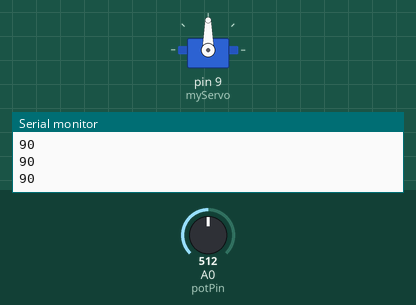
A sketch run on a simulated Arduino Mega 2560, built with avr-gcc and run on an emulated ATmega2560. Parts: servo, the last lines printed to the serial monitor. Inputs (shaded band) come from the test bench; at power-on: A0 (potPin) = 512.

Above: at 1.2 s.
1.3 s: A0 (potPin) set to 716
At 1.8 s:
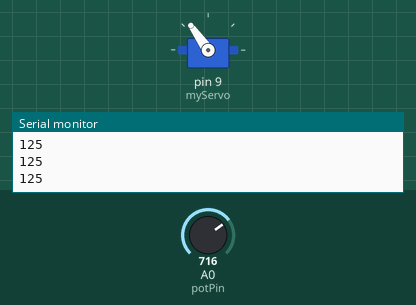
2.8 s: A0 (potPin) set to 900
At 3.9 s:
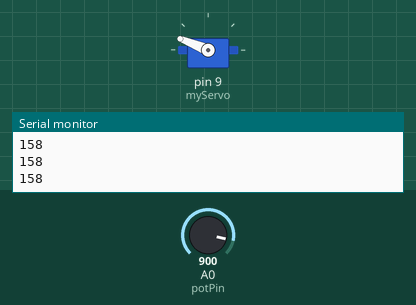
4.3 s: A0 (potPin) set to 1023
At 5.4 s:
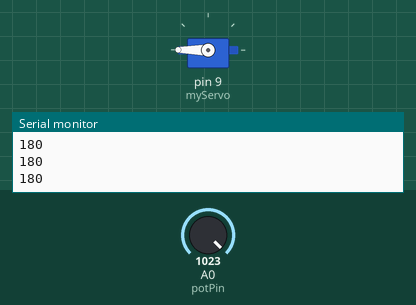
5.8 s: A0 (potPin) set to 306
At 6.4 s:
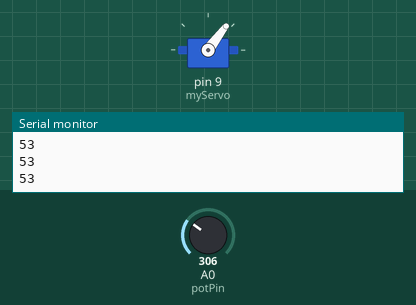
7.3 s: A0 (potPin) set to 122
At 7.7 s:
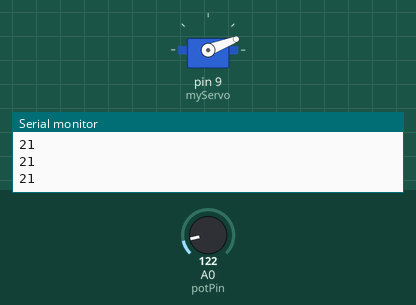
8.8 s: A0 (potPin) set to 0
At 9.7 s:
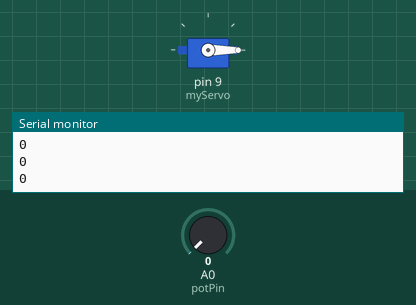
Timing chart, 0 to 11.3 s (numbered marks = the images above; inputs shaded):
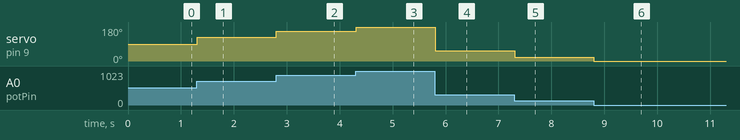

The sketch:

03_pot_to_servo_direct.ino
```cpp
// 03_pot_to_servo_direct.ino
// A 10K potentiometer's wiper feeds Mega A0, ADC reads 0-1023, map() scales to 0-180°,
// servo is commanded to that angle.
// Observation: servo follows pot rotation in real time. Wire on A0 slipping out caused
//              random servo motion due to electrical noise being mapped to angles
// Date: 11th May 2026

#include <Servo.h>

Servo myServo;
int potPin = A0;       // potentiometer wiper input

void setup() {
  myServo.attach(9);
  Serial.begin(9600);  // for monitoring the angle on Serial Monitor
}

void loop() {
  int potValue = analogRead(potPin);              // 10-bit ADC: 0-1023
  int angle = map(potValue, 0, 1023, 0, 180);     // scale linearly to 0-180°
  myServo.write(angle);                            // command servo
  Serial.println(angle);                           // print for debugging
  delay(15);
}
```

Measured:
- after the input at 1.3 s, servo on pin 9 (myServo): 90° → 125° at once
- after the input at 2.8 s, servo on pin 9 (myServo): 125° → 158° at once
- after the input at 4.3 s, servo on pin 9 (myServo): 158° → 180° at once
- after the input at 5.8 s, servo on pin 9 (myServo): 180° → 53° at once
- after the input at 7.3 s, servo on pin 9 (myServo): 53° → 21° at once
- after the input at 8.8 s, servo on pin 9 (myServo): 21° → 0° at once
